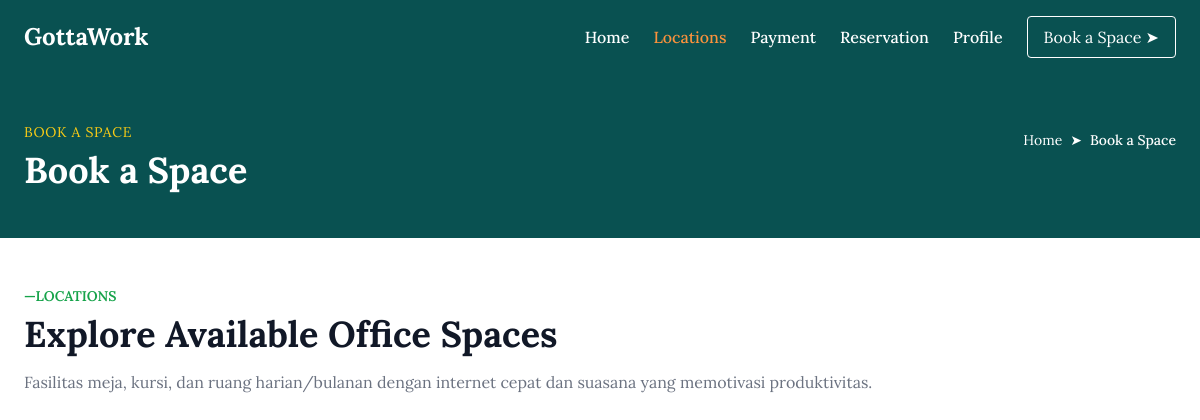
Before: /ketersediaanws.php with the older database file.
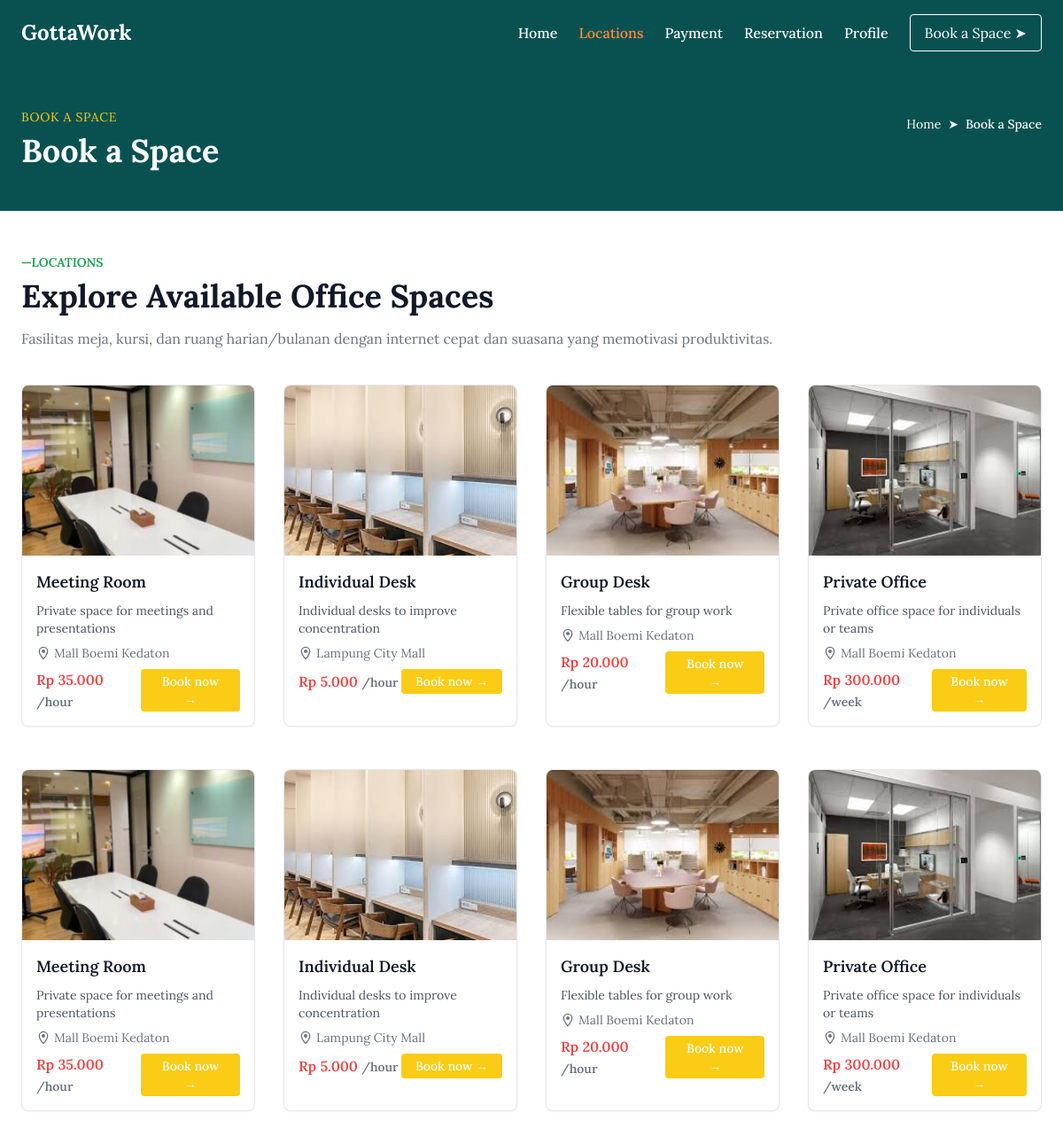
After: the same page with the newer database file.
### tables this page shows
CREATE TABLE `workspaces` (
  `id` int(11) NOT NULL,
  `name` varchar(100) DEFAULT NULL,
  `description` text,
  `location` varchar(100) DEFAULT NULL,
  `price` int(11) DEFAULT NULL,
  `duration_unit` varchar(10) DEFAULT NULL,
  `image_path` varchar(255) DEFAULT NULL
);

### ketersediaanws.php (the view, shortened to what this page needs)
<?php
$conn = new mysqli("localhost", "root", "", "database_gottawork");
$sql = "SELECT * FROM workspaces";
$result = $conn->query($sql);
$workspaces = [];
if ($result->num_rows > 0) {
    while ($row = $result->fetch_assoc()) {
        $workspaces[] = $row;
    }
}
?>
<!DOCTYPE html>
<html lang="en">
<head>
  <script src="https://cdn.tailwindcss.com"></script>
</head>
<body class="bg-white text-gray-900 font-[Lora]">
  <header class="bg-custom-gray text-white">
    <div class="max-w-7xl mx-auto flex items-center justify-between px-6 py-4">
      <div class="text-2xl font-bold text-white">GottaWork</div>
      <nav class="flex items-center space-x-6">
        <a href="homepage.php" class="text-white hover:text-orange-400 font-medium">Home</a>
        <a href="ketersediaanws.php" class="text-orange-400 font-medium underline-offset-4">Locations</a>
        <a href="pembayaran.html" class="text-white hover:text-orange-400 font-medium">Payment</a>
        <a href="membatalkanreservasi.html" class="text-white hover:text-orange-400 font-medium">Reservation</a>
        <a href="#" class="text-white hover:text-orange-400 font-medium">Profile</a>
        <a href="bookingdate.html" class="ml-4 border border-white text-white px-4 py-2 rounded hover:bg-white hover:text-gray-800 transition">Book a Space ➤</a>
      </nav>
    </div>
    <div class="max-w-7xl mx-auto px-6 py-12 flex justify-between items-start">
      <div>
        <p class="text-yellow-400 uppercase tracking-wider text-sm mb-2">Book a Space</p>
        <h1 class="text-4xl font-bold">Book a Space</h1>
      </div>
      <div class="text-sm text-white mt-2 flex items-center space-x-2">
        <span>Home</span>
        <span>➤</span>
        <span class="font-medium">Book a Space</span>
      </div>
    </div>
  </header>
  <section class="max-w-7xl mx-auto px-6 py-12">
    <h4 class="text-green-600 font-semibold uppercase text-sm mb-2">—Locations</h4>
    <h2 class="text-4xl font-bold mb-4">Explore Available Office Spaces</h2>
    <p class="text-gray-500 mb-10">Fasilitas meja, kursi, dan ruang harian/bulanan dengan internet cepat dan suasana yang memotivasi produktivitas.</p>
    <div class="grid gap-8 md:grid-cols-2 lg:grid-cols-4">
      <?php foreach ($workspaces as $row): ?>
        <div class="bg-white border rounded-lg shadow-sm overflow-hidden">
          <img src="<?= htmlspecialchars($row['image_path']) ?>" class="w-full h-48 object-cover" />
          <div class="p-4 space-y-2">
            <h3 class="font-semibold text-lg"><?= htmlspecialchars($row['name']) ?></h3>
            <p class="text-sm text-gray-600"><?= htmlspecialchars($row['description']) ?></p>
            <div class="flex items-center text-sm text-gray-500">
              <svg class="w-4 h-4 mr-1" fill="none" stroke="currentColor" viewBox="0 0 24 24">
                <path d="M12 2C8.13401 2 5 5.13401 5 9c0 5.25 7 13 7 13s7-7.75 7-13c0-3.86599-3.13401-7-7-7z" stroke-width="2" stroke-linecap="round" stroke-linejoin="round"/>
                <circle cx="12" cy="9" r="2.5" fill="currentColor" />
              </svg>
              <?= htmlspecialchars($row['location']) ?>
            </div>
            <div class="flex justify-between items-center mt-2">
              <span class="text-red-500 font-semibold">
                Rp <?= number_format($row['price'], 0, ',', '.') ?>
                <span class="text-sm text-gray-500">/<?= $row['duration_unit'] ?></span>
              </span>
              <a href="bookingdate.html" class="bg-yellow-400 hover:bg-yellow-500 text-white px-4 py-1 rounded text-sm font-medium inline-block text-center">Book now →</a>
            </div>
          </div>
        </div>
      <?php endforeach; ?>
    </div>
    <div class="grid gap-8 mt-12 md:grid-cols-2 lg:grid-cols-4">
      <?php foreach ($workspaces as $row): ?>
        <div class="bg-white border rounded-lg shadow-sm overflow-hidden">
          <img src="<?= htmlspecialchars($row['image_path']) ?>" class="w-full h-48 object-cover" />
          <div class="p-4 space-y-2">
            <h3 class="font-semibold text-lg"><?= htmlspecialchars($row['name']) ?></h3>
            <p class="text-sm text-gray-600"><?= htmlspecialchars($row['description']) ?></p>
            <div class="flex items-center text-sm text-gray-500">
              <svg class="w-4 h-4 mr-1" fill="none" stroke="currentColor" viewBox="0 0 24 24">
                <path d="M12 2C8.13401 2 5 5.13401 5 9c0 5.25 7 13 7 13s7-7.75 7-13c0-3.86599-3.13401-7-7-7z" stroke-width="2" stroke-linecap="round" stroke-linejoin="round"/>
                <circle cx="12" cy="9" r="2.5" fill="currentColor" />
              </svg>
              <?= htmlspecialchars($row['location']) ?>
            </div>
            <div class="flex justify-between items-center mt-2">
              <span class="text-red-500 font-semibold">
                Rp <?= number_format($row['price'], 0, ',', '.') ?>
                <span class="text-sm text-gray-500">/<?= $row['duration_unit'] ?></span>
              </span>
              <a href="bookingdate.html" class="bg-yellow-400 hover:bg-yellow-500 text-white px-4 py-1 rounded text-sm font-medium inline-block text-center">Book now →</a>
            </div>
          </div>
        </div>
      <?php endforeach; ?>
    </div>
  </section>
</body>
</html>

### ketersediaanws.php (style rules this page uses)
body { font-family: 'Lora', serif; }
.bg-custom-gray { background-color: #095151; }

Changed rows visible on the page:
added workspaces: image_path (picture), name "Meeting Room", description "Private space for meetings and presentations", location "Mall Boemi Kedaton", price "35.000", duration_unit "hour"
added workspaces: image_path (picture), name "Individual Desk", description "Individual desks to improve concentration", location "Lampung City Mall", price "5.000", duration_unit "hour"
added workspaces: image_path (picture), name "Group Desk", description "Flexible tables for group work", location "Mall Boemi Kedaton", price "20.000", duration_unit "hour"
added workspaces: image_path (picture), name "Private Office", description "Private office space for individuals or teams", location "Mall Boemi Kedaton", price "300.000", duration_unit "week"
